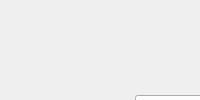
         <widget class="QWidget" name="tabAutomacao">
          <attribute name="icon">
           <iconset resource="rsc.qrc">
            <normaloff>:/imagens/icons/wrench_icon-icons.com_69799.png</normaloff>
            <normalon>:/imagens/icons/wrench-selected.png</normalon>:/imagens/icons/wrench_icon-icons.com_69799.png</iconset>
          </attribute>
          <attribute name="title">
           <string/>
          </attribute>
          <layout class="QHBoxLayout" name="horizontalLayout_10">
           <property name="spacing">
            <number>0</number>
           </property>
           <property name="leftMargin">
            <number>0</number>
           </property>
           <property name="topMargin">
            <number>0</number>
           </property>
           <property name="rightMargin">
            <number>0</number>
           </property>
           <property name="bottomMargin">
            <number>0</number>
           </property>
           <item>
            <widget class="QFrame" name="frame_15">
             <property name="frameShape">
              <enum>QFrame::NoFrame</enum>
             </property>
             <property name="frameShadow">
              <enum>QFrame::Plain</enum>
             </property>
             <property name="lineWidth">
              <number>0</number>
             </property>
             <widget class="QPushButton" name="buttonResetZero">
              <property name="geometry">
               <rect>
                <x>135</x>
                <y>95</y>
                <width>110</width>
                <height>25</height>
               </rect>
              </property>
              <property name="minimumSize">
               <size>
                <width>110</width>
                <height>25</height>
               </size>
              </property>
              <property name="maximumSize">
               <size>
                <width>110</width>
                <height>25</height>
               </size>
              </property>
              <property name="text">
               <string>Zero</string>
              </property>
             </widget>
             <widget class="QPushButton" name="buttonReturnToPointZero">
              <property name="geometry">
               <rect>
                <x>140</x>
                <y>140</y>
                <width>110</width>
                <height>25</height>
               </rect>
              </property>
              <property name="minimumSize">
               <size>
                <width>110</width>
                <height>25</height>
               </size>
              </property>
              <property name="maximumSize">
               <size>
                <width>110</width>
                <height>25</height>
               </size>
              </property>
              <property name="text">
               <string>Retorna ao zero</string>
              </property>
             </widget>
            </widget>
           </item>
          </layout>
         </widget>
